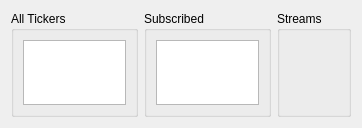
<?xml version="1.0" encoding="UTF-8"?>
<ui version="4.0">
 <class>connection_widget</class>
 <widget class="QWidget" name="connection_widget">
  <property name="geometry">
   <rect>
    <x>0</x>
    <y>0</y>
    <width>362</width>
    <height>128</height>
   </rect>
  </property>
  <property name="windowTitle">
   <string>Form</string>
  </property>
  <layout class="QVBoxLayout" name="verticalLayout">
   <item>
    <layout class="QHBoxLayout" name="horizontalLayout">
     <item>
      <widget class="QGroupBox" name="ticker_box">
       <property name="sizePolicy">
        <sizepolicy hsizetype="Preferred" vsizetype="Preferred">
         <horstretch>0</horstretch>
         <verstretch>0</verstretch>
        </sizepolicy>
       </property>
       <property name="title">
        <string>All Tickers</string>
       </property>
       <layout class="QVBoxLayout" name="verticalLayout_3">
        <item>
         <widget class="QListView" name="tickers_list">
          <property name="sizePolicy">
           <sizepolicy hsizetype="MinimumExpanding" vsizetype="MinimumExpanding">
            <horstretch>0</horstretch>
            <verstretch>0</verstretch>
           </sizepolicy>
          </property>
          <property name="minimumSize">
           <size>
            <width>96</width>
            <height>64</height>
           </size>
          </property>
         </widget>
        </item>
       </layout>
      </widget>
     </item>
     <item>
      <widget class="QGroupBox" name="subscribed_box">
       <property name="title">
        <string>Subscribed</string>
       </property>
       <layout class="QVBoxLayout" name="verticalLayout_2">
        <item>
         <widget class="QListWidget" name="subscribed_list">
          <property name="sizePolicy">
           <sizepolicy hsizetype="MinimumExpanding" vsizetype="MinimumExpanding">
            <horstretch>0</horstretch>
            <verstretch>0</verstretch>
           </sizepolicy>
          </property>
          <property name="minimumSize">
           <size>
            <width>96</width>
            <height>64</height>
           </size>
          </property>
         </widget>
        </item>
       </layout>
      </widget>
     </item>
     <item>
      <widget class="QGroupBox" name="stream_box">
       <property name="sizePolicy">
        <sizepolicy hsizetype="Preferred" vsizetype="Preferred">
         <horstretch>0</horstretch>
         <verstretch>0</verstretch>
        </sizepolicy>
       </property>
       <property name="title">
        <string>Streams</string>
       </property>
      </widget>
     </item>
     <item>
      <spacer name="horizontalSpacer">
       <property name="orientation">
        <enum>Qt::Horizontal</enum>
       </property>
       <property name="sizeHint" stdset="0">
        <size>
         <width>40</width>
         <height>20</height>
        </size>
       </property>
      </spacer>
     </item>
    </layout>
   </item>
  </layout>
 </widget>
 <resources/>
 <connections/>
</ui>
